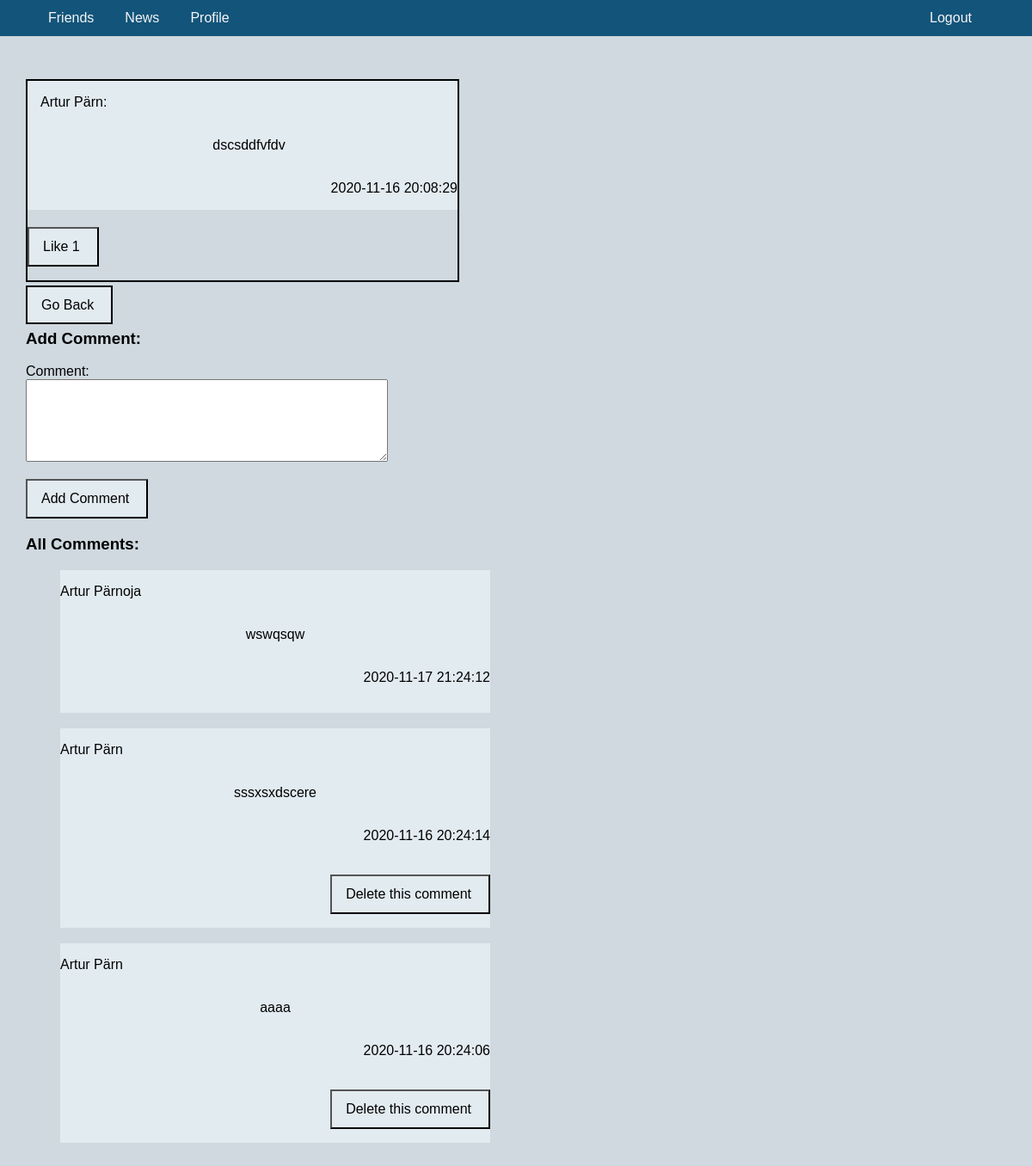
The page /comments.php?post_id=25&location=myPage.php (signed in) on the database its author committed.
### tables this page shows
CREATE TABLE `posts` (
  `id` int(11) NOT NULL,
  `user_id` int(11) NOT NULL,
  `username` varchar(50) NOT NULL,
  `content` text NOT NULL,
  `created_at` datetime NOT NULL DEFAULT current_timestamp(),
  `updated_at` datetime NOT NULL DEFAULT current_timestamp() ON UPDATE current_timestamp()
);

CREATE TABLE `comments` (
  `id` int(11) NOT NULL,
  `post_id` int(11) NOT NULL,
  `user_id` int(11) NOT NULL,
  `username` varchar(50) NOT NULL,
  `content` text NOT NULL,
  `created_at` datetime NOT NULL DEFAULT current_timestamp(),
  `updated_at` datetime NOT NULL DEFAULT current_timestamp() ON UPDATE current_timestamp()
);

### includes/db.php (called while the page is built, shortened)
<?php
function db() {
    static $conn;
    if ($conn===NULL){
        $conn = mysqli_connect (DB_HOST, DB_USER, DB_PASS, DB_BASE);
        $conn->set_charset('utf8');
    }
    return $conn;
}
function db_get_list($query) {
    $conn = db();
    $data = [];
    $res =  mysqli_query($conn, $query) or die(mysqli_error($conn));
    while($row = mysqli_fetch_object($res)) {
        $data[] = $row;
    }
    return $data;
}
function get_likes($post_id) {
    $query = 'SELECT * FROM reactions WHERE post_id="%d"';
    $query = sprintf($query, $post_id);
    return db_get_list($query);
}
function get_comments($post_id) {
    $query = 'SELECT * FROM comments WHERE post_id="%d" ORDER BY created_at DESC';
    $query = sprintf($query, $post_id);
    return db_get_list($query);
}
function get_post($post_id) {
    $conn = db();
    $query = sprintf('SELECT * FROM posts WHERE id=?');
    $stmt = $conn->prepare($query);
    $stmt->bind_param('i', $post_id);
    if ($stmt->execute()) {
        $result = $stmt->get_result();
        return $result->fetch_assoc();
    } else {
        $_SESSION['message'] = "Cant get post";
        $_SESSION['type'] = "alert-danger";
        return null;
    }
}

### comments.php (the view, shortened to what this page needs)
<?php
require_once 'includes/db.php';
$post_id = $_GET['post_id'] ?? 0;
$location = $_GET['location'] ?? 0;
$post = get_post($post_id);
$comments = get_comments($post_id);
?>
<?php include 'components/header.php'; ?>
<div class="main_div_login">
    <div class="post">
    <div class="post_content_comments">
        <p><?php echo $post['username']?>:</p>
        <p style="align-self: center"><?php echo $post['content']?></p>
        <p style="align-self: flex-end"><?php echo $post['created_at']?></p>
    </div>
    <form method="post">
        <?php $likes = get_likes($post_id)?>
        <input class="button" type="submit" value="Like <?php echo count($likes)?>">
    </form>
    </div>
    <br>
    <a class="linkBtn" style="padding-bottom: 12px; margin-left: 0" href="<?php echo $location?>">Go Back</a>
    <h3>Add Comment:</h3>
    <form method="post">
        <div class="post_area">
            <label>Comment:</label>
            <label>
                <textarea name="comment" rows="6" cols="50"></textarea>
            </label>
        </div>
        <div>
            <input class="button" type="submit" value="Add Comment">
        </div>
    </form>
    <?php if (count($comments) === 0) { ?>
        <h3>This post have no comments yet.</h3>
    <?php } else { ?>
        <h3>All Comments:</h3>
        <ul class="posts">
            <?php foreach ($comments as $previous_comment) { ?>
                <li class="post_comment">
                    <form method="post">
                        <div class="comment">
                        <?php if ($previous_comment->user_id == $_SESSION['id']) { ?>
                            <p><?php echo $previous_comment->username;?></p>
                            <p style="align-self: center"><?php echo $previous_comment->content; ?></p>
                            <p style="align-self: flex-end"><?php echo $previous_comment->created_at; ?></p>
                            <input class="button" style="align-self: flex-end" type="submit" value="Delete this comment">
                        <?php } else { ?>
                            <p><?php echo $previous_comment->username;?></p>
                            <p style="align-self: center"><?php echo $previous_comment->content; ?></p>
                            <p style="align-self: flex-end"><?php echo $previous_comment->created_at; ?></p>
                        <?php } ?>
                        </div>
                    </form>
                </li>
                <br>
            <?php } ?>
        </ul>
    <?php } ?>
</div>
<?php include 'components/footer.php'; ?>

### assets/css/style.css (style rules this page uses)
body { margin: 0; background-color: #cfd9df; background-size: 100% 100%; }
a { font-family: Helvetica, sans-serif; color: black; text-decoration: none; }
.linkBtn { border: solid 2px black; padding: 12px 20px 0 16px; background: #e2ebf0; font-family: Helvetica, sans-serif; color: black; text-decoration: none; margin-top: 20px; margin-left: 20px; }
.main_div_login { padding-left: 30px; margin-top: 50px; font-family: Helvetica, sans-serif; padding-bottom: 50px; }
.button { background: #e2ebf0; margin-top: 20px; padding: 12px 20px 12px 16px; font-size: medium; }
.post_area { display: flex; flex-flow: column wrap; }
.posts { display: flex; flex-flow: column wrap; list-style-type: none; }
.post { display: flex; flex-flow: column wrap; width: 500px; border: solid 2px black; }
.post_content_comments { display: flex; flex-flow: column wrap; background-color: #e2ebf0; width: 485px; padding-left: 15px; }
.post_comment { display: flex; flex-flow: column wrap; background-color: #e2ebf0; width: 500px; }
.comment { display: flex; flex-flow: column wrap; }

### rows shown on the page
posts: username "Artur Pärn", content "dscsddfvfdv", created_at "2020-11-16 20:08:29"
comments: username "Artur Pärnoja", content "wswqsqw", created_at "2020-11-17 21:24:12"
comments: username "Artur Pärn", content "sssxsxdscere", created_at "2020-11-16 20:24:14"
comments: username "Artur Pärn", content "aaaa", created_at "2020-11-16 20:24:06"
